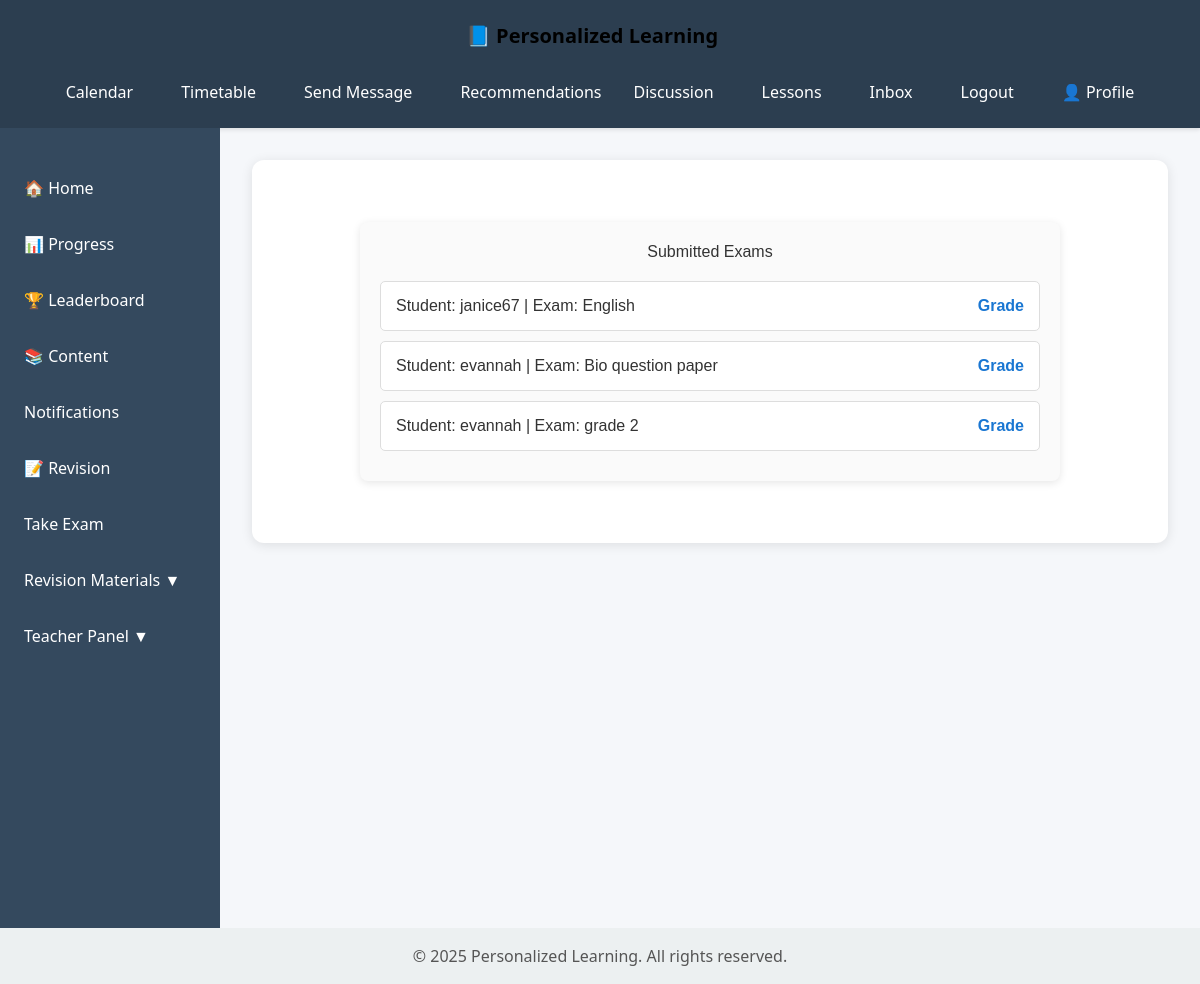
Screenshot of /examination/exams/submitted/ (signed in) with the database file from the repository.
### Examination/models.py (models this page shows, shortened)
class StudentExam(models.Model):
    student = models.ForeignKey(Profile, on_delete=models.CASCADE)
    exam = models.ForeignKey(Exam, on_delete=models.CASCADE)
    submitted_at = models.DateTimeField(auto_now_add=True)
    graded = models.BooleanField(default=False)
    submitted=models.BooleanField(default=False)
    total_marks = models.PositiveIntegerField(default=0)

class Exam(models.Model):
    title = models.CharField(max_length=255)
    created_by = models.ForeignKey(Teacher, on_delete=models.SET_NULL, null=True)
    created_at = models.DateTimeField(auto_now_add=True)

### users/models.py (models this page shows)
class Profile(models.Model):
    GENDER_CHOICES = [
        ('M', 'Male'),
        ('F', 'Female'),
        ('O', 'Other'),
    ]
    ROLE_CHOICES = [
        ('student', 'Student'),
        ('teacher', 'Teacher'),
        ('admin', 'Admin'),
    ]
    user = models.OneToOneField(User, on_delete=models.CASCADE, related_name='users_profile',null=True)
    full_name = models.CharField(max_length=150, blank=True)
    grade = models.CharField(max_length=50, blank=True)
    school = models.CharField(max_length=100, blank=True)
    address = models.CharField(max_length=255, blank=True)
    gender = models.CharField(max_length=1, choices=GENDER_CHOICES, blank=True)
    dob = models.DateField(verbose_name="Date of Birth", null=True, blank=True)
    role = models.CharField(max_length=10, choices=ROLE_CHOICES, default='teacher')
    def __str__(self):
        return self.user.username

### Examination/views.py (the view)
# urls.py: path('exams/submitted/', views.submitted_exams, name='submitted_exams'),
@login_required
def submitted_exams(request):
    exams = StudentExam.objects.filter(graded=False)
    return render(request, 'Examination/submitted_exams.html', {'exams': exams})

### Examination/templates/Examination/submitted_exams.html (shortened to what this page needs)
{% extends "content/base.html" %}
{% block content %}
<div class="submitted-exams-container">
  <h2>Submitted Exams</h2>
  <ul class="exam-list">
    {% for se in exams %}
      <li>
        <span>Student: {{ se.student }} | Exam: {{ se.exam.title }}</span>
        <a href="{% url 'grade_exam' se.id %}">Grade</a>
      </li>
    {% empty %}
      <li>No submitted exams yet.</li>
    {% endfor %}
  </ul>
</div>
{% endblock %}

### content/templates/content/base.html (style rules this page uses)
body { margin: 0; font-family: 'Segoe UI', Tahoma, Geneva, Verdana, sans-serif; background-color: #f5f7fa; color: #333; display: flex; flex-direction: column; min-height: 100vh; }

### Examination/templates/Examination/submitted_exams.html (style rules this page uses)
.submitted-exams-container { max-width: 700px; margin: 30px auto; padding: 20px; background-color: #fafafa; border-radius: 8px; box-shadow: 0 2px 8px rgba(0, 0, 0, 0.1); font-family: Arial, sans-serif; }
.submitted-exams-container h2 { text-align: center; color: #333; margin-bottom: 20px; }
.exam-list { list-style: none; padding: 0; }
.exam-list li { background: #fff; border: 1px solid #ddd; margin-bottom: 10px; padding: 12px 15px; border-radius: 5px; display: flex; justify-content: space-between; align-items: center; }
.exam-list li span { flex-grow: 1; }
.exam-list a { text-decoration: none; color: #1976d2; font-weight: bold; }

### rows the page displays
StudentExam: student "janice67", exam "English"
StudentExam: student "evannah", exam "Bio question paper"
StudentExam: student "evannah", exam "grade 2"
